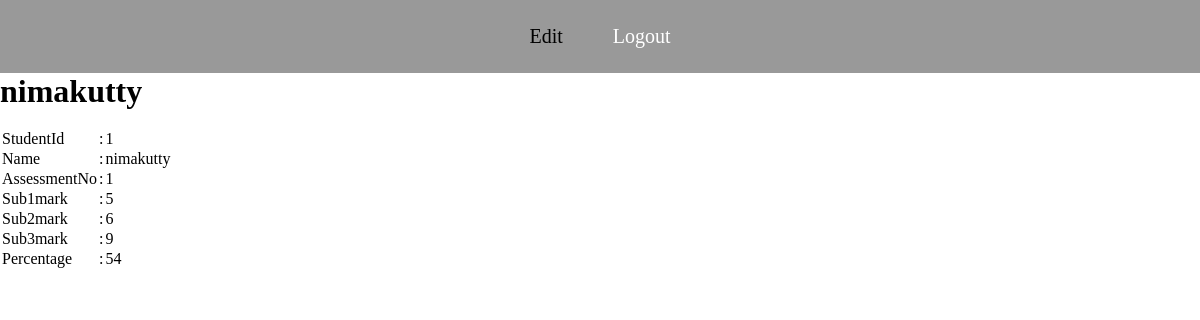
/student_mark_view.php (signed in), run on the app's committed database.
### tables this page shows
CREATE TABLE `studentmark` (
  `stdid` int(11) NOT NULL,
  `name` varchar(20) NOT NULL,
  `assessmentno` int(11) NOT NULL,
  `sub1mark` int(11) NOT NULL,
  `sub2mark` int(11) NOT NULL,
  `sub3mark` int(11) NOT NULL,
  `percentage` int(11) NOT NULL
);

### student_mark_view.php (the view, shortened to what this page needs)
<!DOCTYPE html>
<html>
<head>
<link rel="stylesheet" href="css/style3.css">
</head>
<body class="b1">
<div class="navbar">
<ul>
<li>Edit
</li>
<li><a href="logout.php">Logout</a></li>
</ul>
</div>
<form>
				<?php
						require_once 'connection.php';
						$var=$_SESSION['stdid'];
						$sql="select * from studentmark where stdid=$var";
						$result=mysqli_query($conn,$sql);
						while($row=mysqli_fetch_assoc($result))
						{
					?>
			 <h1><?php  echo $row['name'];?></h1><br>
<table>
    <tr>
        <td>StudentId</td><td>:</td><td><?php echo $row['stdid'];?></td>
    </tr>
    <tr>
        <td>Name</td><td>:</td><td><?php echo $row['name'];?></td>
    </tr>
    <tr>
        <td>AssessmentNo</td><td>:</td><td><?php echo $row['assessmentno'];?></td>
    </tr>
    <tr>
        <td>Sub1mark</td><td>:</td><td><?php echo $row['sub1mark'];?></td>
    </tr>
	<tr>
        <td>Sub2mark</td><td>:</td><td><?php echo $row['sub2mark'];?></td>
    </tr>
	<tr>
        <td>Sub3mark</td><td>:</td><td><?php echo $row['sub3mark'];?></td>
    </tr>
	<tr>
        <td>Percentage</td><td>:</td><td><?php echo $row['percentage'];?></td>
    </tr>
</table>
<?php
								}
							?>
</form>
	</body>
</html>
</body>
</html>

### css/style3.css (style rules this page uses)
* { margin:0px; padding:0px; box-sizing:border-box; }
.b1 { background-image: url(../img/.jpg); background-size: cover; }
.navbar { text-align:center; width:100%; background-color:rgba(0,0,0,0.4); }
.navbar ul { list-style-type:none; display :inline-flex; }
.navbar ul li { width:120 px; padding:20px; font-size:20px; border-radius:20px; margin:5px; }
.navbar ul li a { color : white; text-decoration: none; }

### data on the page
studentmark: name "nimakutty", stdid "1", assessmentno "1", sub1mark "5", sub2mark "6", sub3mark "9", percentage "54"
